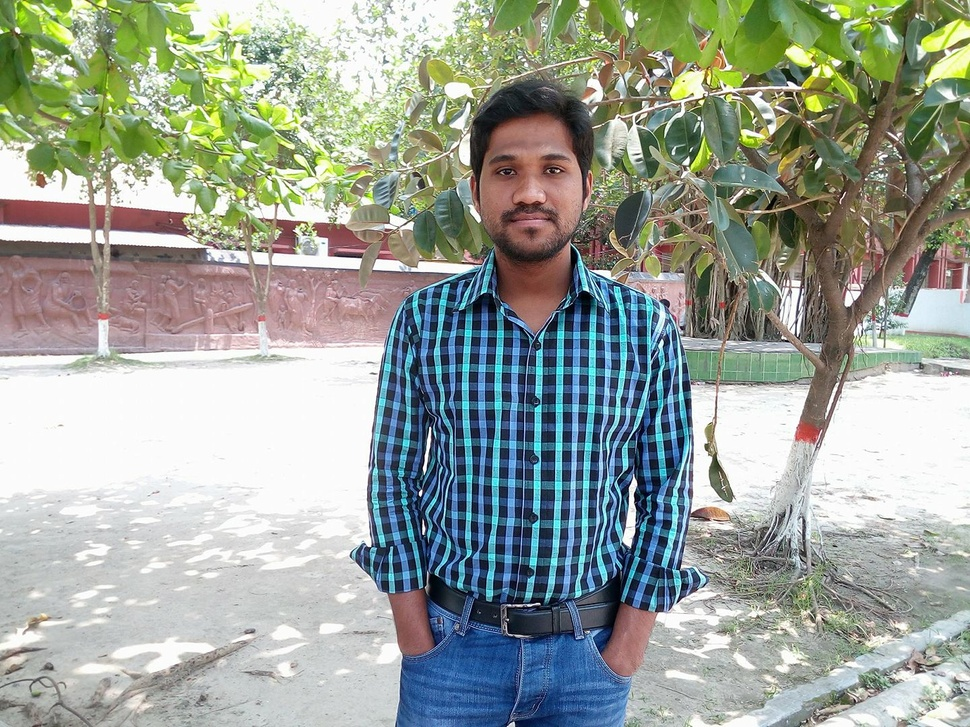
#> input picture BasicOfCompureVision/boss.jpg, 970 x 727 px, shrunk from 1440 x 1080 before the run
$ jupyter execute 'RGB to HSV scaling.ipynb'
#> lines starting #> are read from the running program, lines starting #| are printed output that depends on the picture
[cell 1]
#import libraries
import cv2
import numpy as np

[cell 2]
image=cv2.imread('boss.jpg')
#> image is the input picture: shape (727, 970, 3); mean B, G, R 153.1, 162.8, 154.7
cv2.imshow('orginal',image)
cv2.waitKey(0)
cv2.destroyAllWindows()

## Individual color level

[cell 3]
# print individual pixelvalue of three channel
B,G,R=image[0,0]
#> B = 50; G = 113; R = 87
print(B,G,R)
#| 50 113 87
#print dimension of image[height,width,depth]
print('RGB image dimension:',image.shape)
#| RGB image dimension: (727, 970, 3)

[cell 4]
#what happend if we convert gray scale
gray_image=cv2.cvtColor(image,cv2.COLOR_BGR2GRAY)
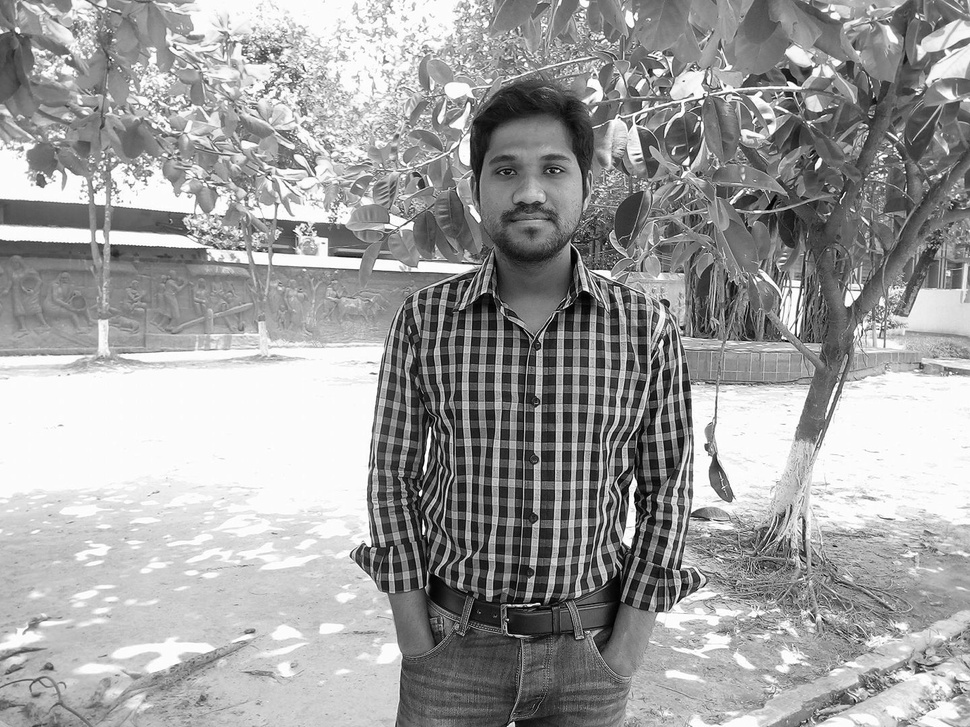
#> gray_image: shape (727, 970); min 0, max 255, mean 159.3
cv2.imshow('gray scale',gray_image)
cv2.waitKey(0)
cv2.destroyAllWindows()
#print individual pixel value of gray image(1dimension only)
V=gray_image[0,0]
#> V = 98
print('value of pixel(0,0) :',V)
#| value of pixel(0,0) : 98
#print dimension of image[height,width]
print('Gray image dimension: ',gray_image.shape)
#| Gray image dimension:  (727, 970)

## Color space of HSV

[cell 5]
#what happend if we convert hsv scale
hsv_image=cv2.cvtColor(image,cv2.COLOR_BGR2HSV)
#> hsv_image: shape (727, 970, 3); mean H, S, V 60.1, 64.4, 173.7
cv2.imshow('hsv image',hsv_image)
cv2.imshow('Hue channel: ',hsv_image[:,:,0])
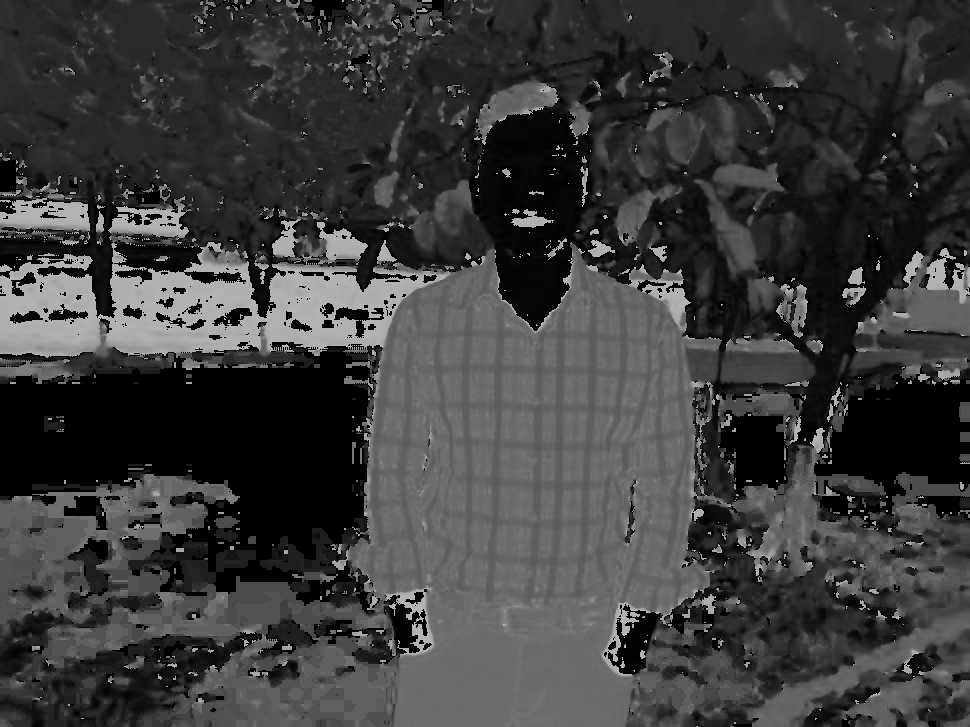
#> window 'Hue channel: ': shape (727, 970); min 0, max 179, mean 60.1
cv2.imshow('Saturation channel: ',hsv_image[:,:,1])
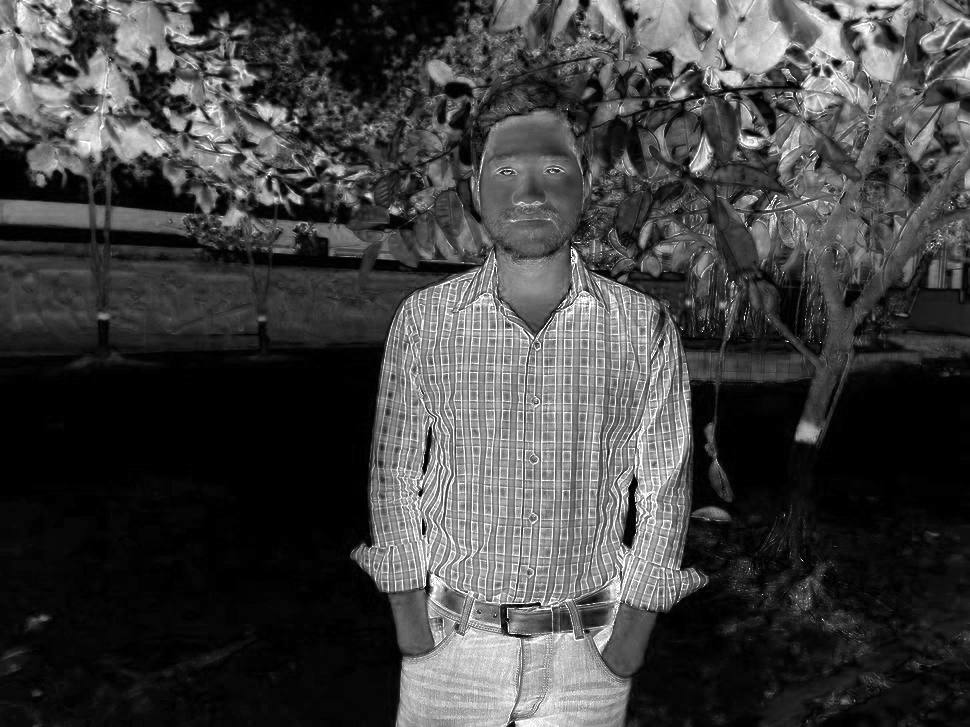
#> window 'Saturation channel: ': shape (727, 970); min 0, max 255, mean 64.4
cv2.imshow('Value channel: ',hsv_image[:,:,2])
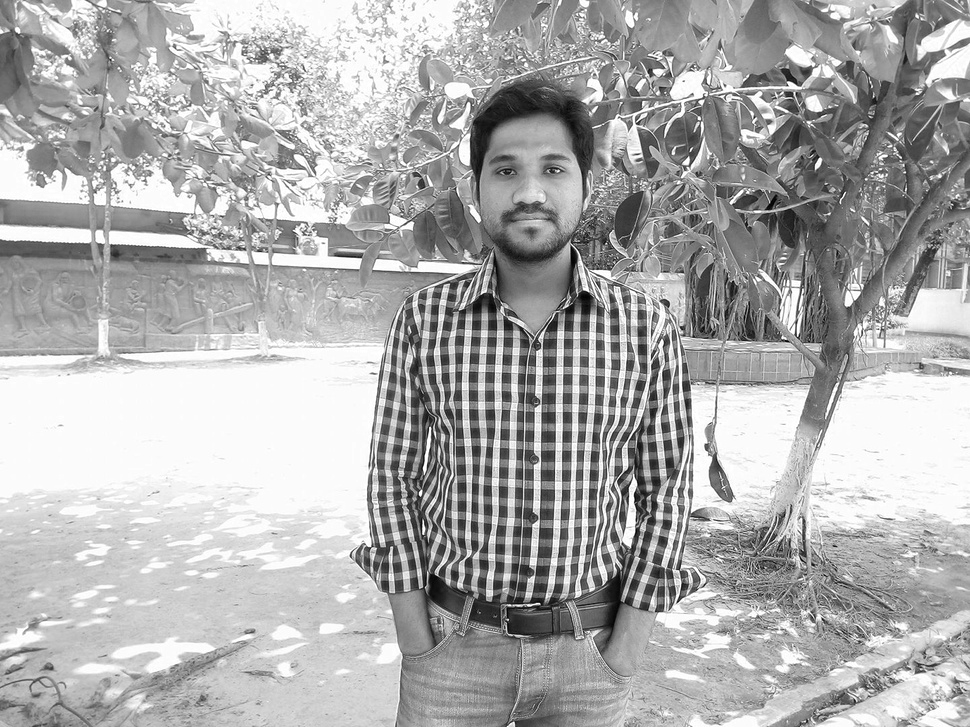
#> window 'Value channel: ': shape (727, 970); min 0, max 255, mean 173.7
cv2.waitKey(0)
cv2.destroyAllWindows()
#print dimension of image in hsv scale
print('Dimension of image in hsv scale :',hsv_image.shape)
#| Dimension of image in hsv scale : (727, 970, 3)

[cell 6]
# RGB image split in individual channel
cv2.imshow('blue channel: ',image[:,:,0])
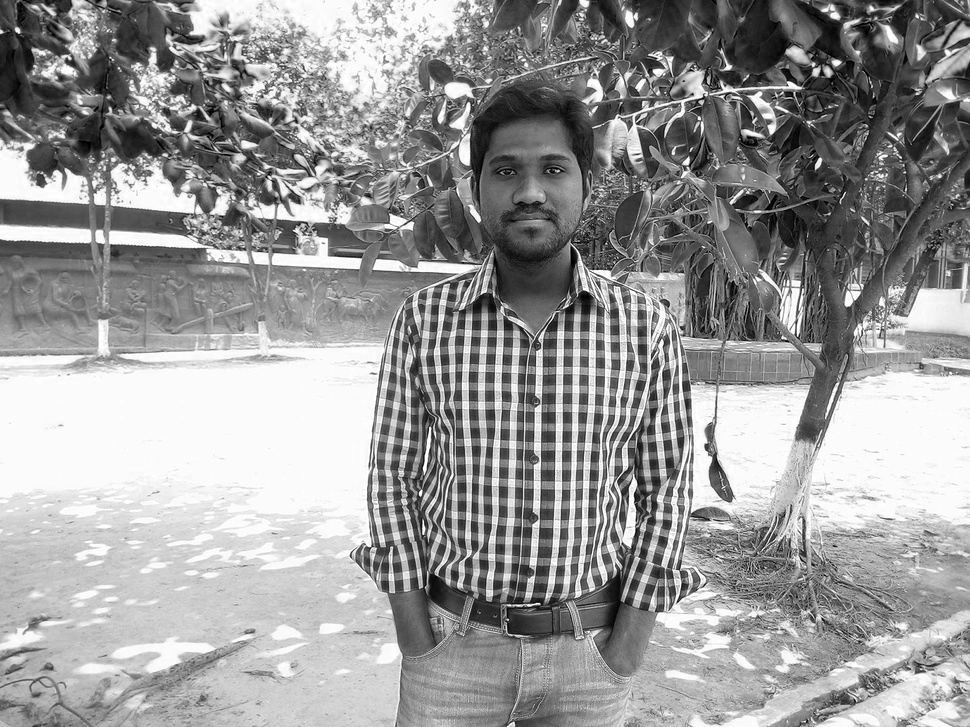
#> window 'blue channel: ': shape (727, 970); min 0, max 255, mean 153.1
cv2.imshow('green channel: ',image[:,:,1])
cv2.imshow('red channel: ',image[:,:,2])
cv2.waitKey(0)
cv2.destroyAllWindows()

[cell 7]
#another way to split rgb image in individual channel
B,G,R=cv2.split(image)
cv2.imshow('blue channel: ',B)
cv2.imshow('green channel: ',G)
cv2.imshow('red channel: ',R)
cv2.waitKey(0)
cv2.destroyAllWindows()

[cell 8]
#print individual channel dimension
print(G.shape)
#| (727, 970)

[cell 9]
#marge three individual channel for RGB
marge_rgb=cv2.merge([B,G,R])
cv2.imshow('marge: ',marge_rgb)
cv2.waitKey(0)
cv2.destroyAllWindows()
#marge three individual channel with blue amplifier color
marge_rgb=cv2.merge([B+10,G,R])
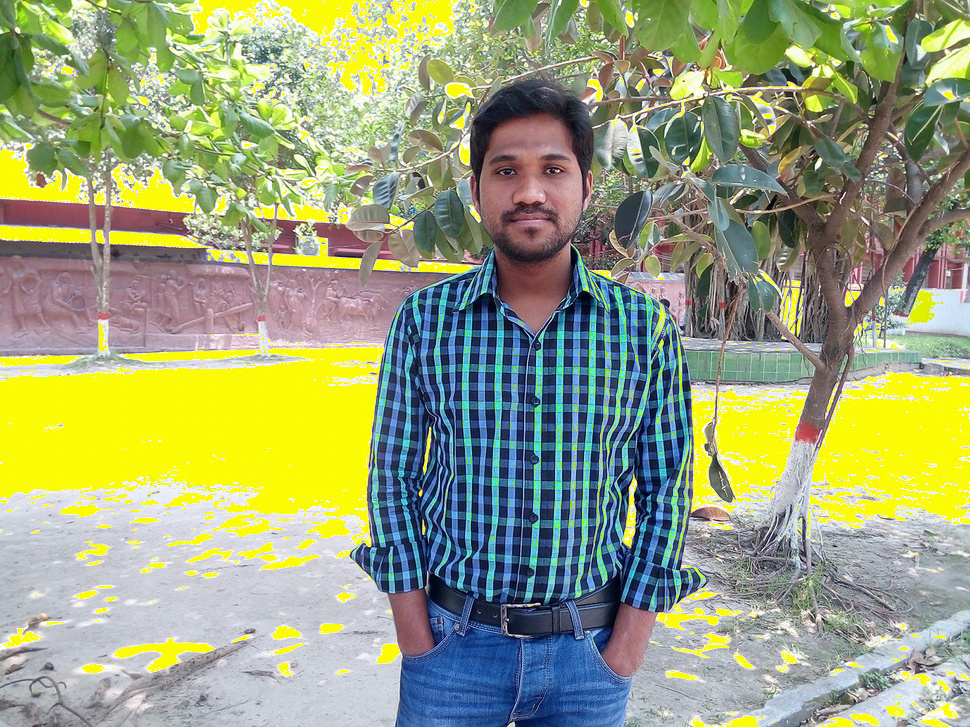
#> marge_rgb: shape (727, 970, 3); mean B, G, R 122.9, 162.8, 154.7
cv2.imshow('marge with amplifier of blue channel: ',marge_rgb)
cv2.waitKey(0)
cv2.destroyAllWindows()
#amplifier means add value with every pixel value
print(image[10,10])
#| [ 87 141 106]
print(marge_rgb[10,10])
#| [ 97 141 106]

[cell 10]
#create a matrix of image and show one dimension of image
zeros=np.zeros(image.shape[0:2])
print(zeros[10,10])
#| 0.0
#cv2.imshow('blue',cv2.merge([B,G,R]))
cv2.waitKey(0)
cv2.destroyAllWindows
print('zeros',zeros.shape)
#| zeros (727, 970)
print('chaneel shape',R.shape)
#| chaneel shape (727, 970)
